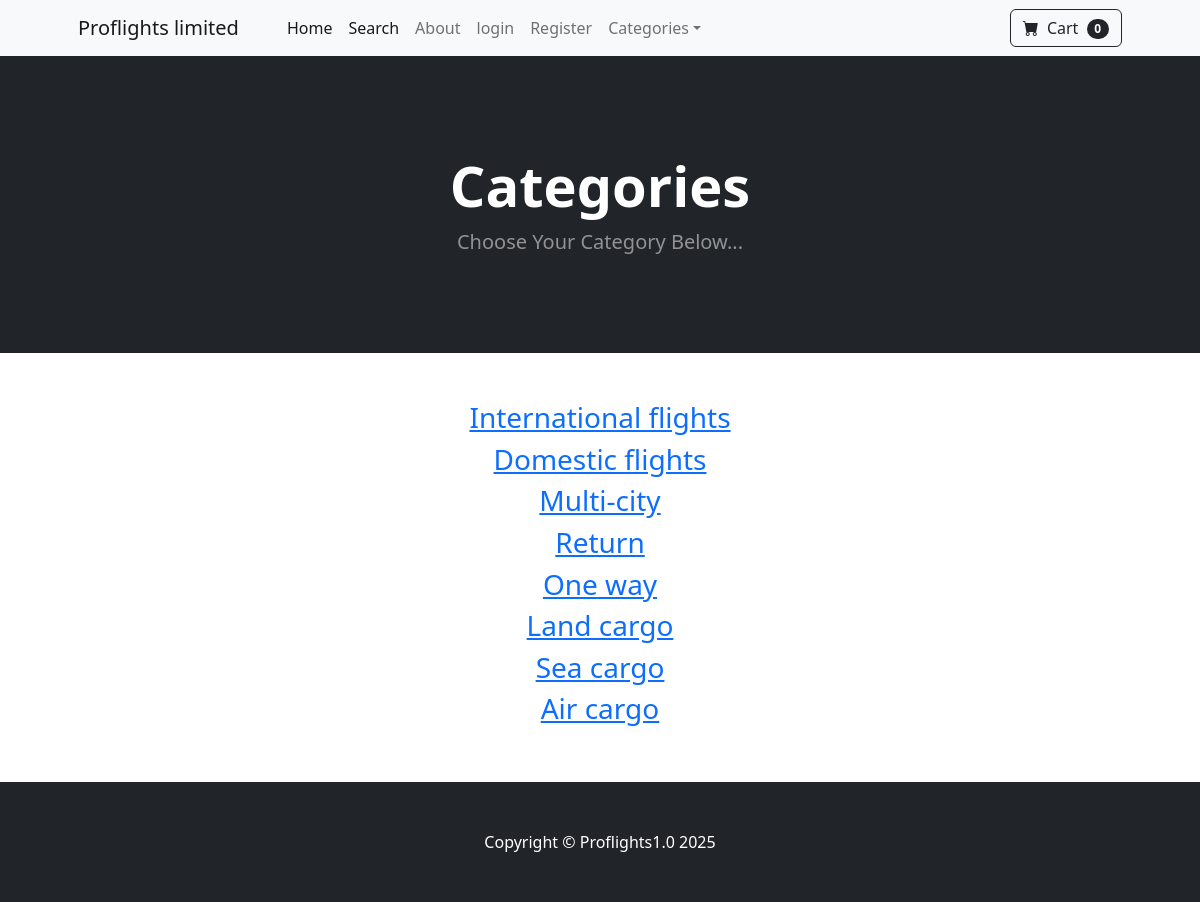
The app's page /category_summary/ with its own data.
### store/models.py (models this page shows)
class Category(models.Model):
    name = models.CharField(max_length=50)
    def __str__(self):
        return self.name
    class Meta:
        verbose_name_plural = 'categories'

### store/views.py (the view)
# urls.py: path('category_summary/', views.category_summary, name='category_summary'),
def category_summary(request):
    categories = Category.objects.all()
    return render(request, 'category_summary.html',{"categories":categories})

### cart/cart.py (called while the page is built)
    def __len__(self):
        return len(self.cart)

### cart/context_processors.py (called while the page is built)
def cart(request):
    return{'cart': Cart(request)}

### store/templates/category_summary.html
{% extends 'base.html' %}
{% block content %}
<header class="bg-dark py-5">
    <div class="container px-4 px-lg-5 my-5">
        <div class="text-center text-white">
            <h1 class="display-4 fw-bolder">Categories</h1>
            <p class="lead fw-normal text-white-50 mb-0">Choose Your Category Below...</p>
        </div>
    </div>
</header>
<div class="container">
    <div class="row">
        <center>
            <div class="col-8">
                <br><br>
                {% for category in categories %}
                    <h3><a href="{% url 'category' category %}">{{ category }}</a></h3>
                {% endfor %}
                <br><br>
            </div>
        </center>
    </div>
</div>
{% endblock %}

### records on screen
Category: name "International flights"
Category: name "Domestic flights"
Category: name "Multi-city"
Category: name "Return"
Category: name "One way"
Category: name "Land cargo"
Category: name "Sea cargo"
Category: name "Air cargo"

### other values on screen
{{ cart|length }} "0"
